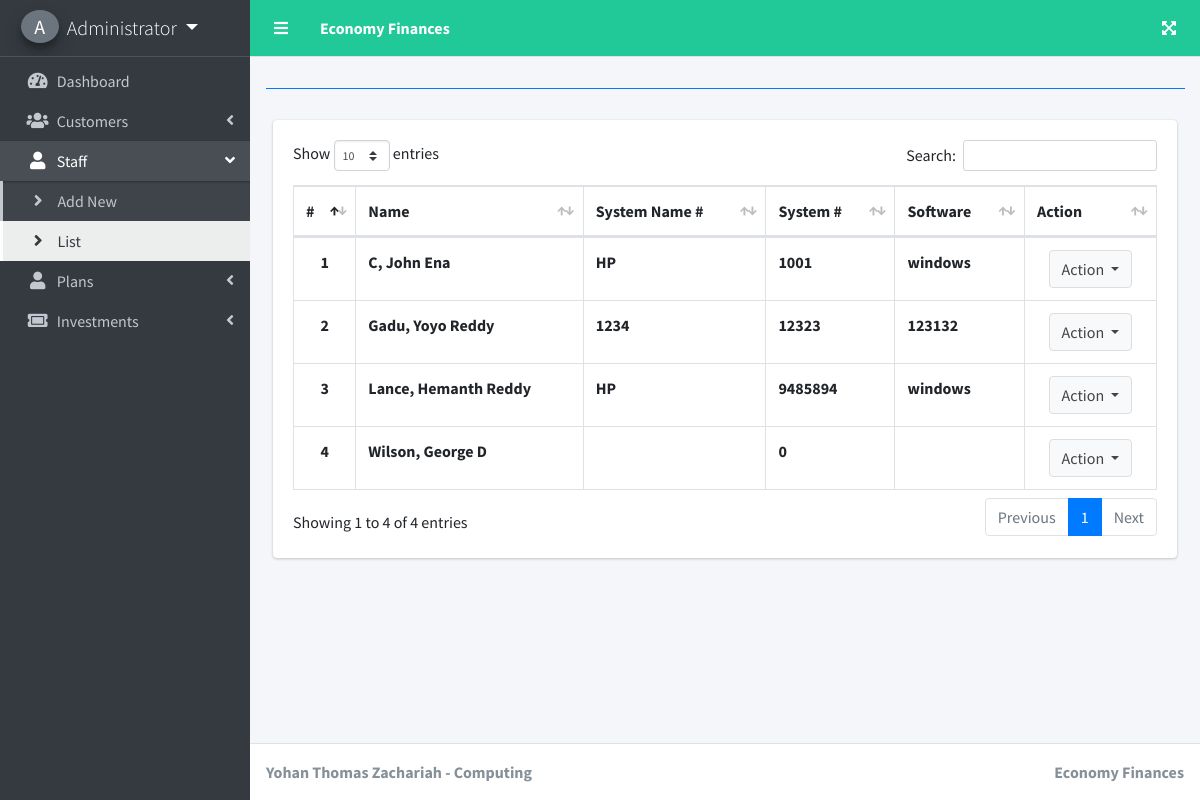
The page /index.php?page=staff_list (signed in) on the database its author committed.
### tables this page shows
CREATE TABLE `staff` (
  `id` int(30) NOT NULL,
  `department_id` int(30) NOT NULL,
  `firstname` varchar(200) NOT NULL,
  `lastname` varchar(200) NOT NULL,
  `middlename` varchar(200) NOT NULL,
  `contact` varchar(100) NOT NULL,
  `address` text NOT NULL,
  `email` varchar(200) NOT NULL,
  `password` text NOT NULL,
  `date_created` datetime NOT NULL DEFAULT current_timestamp(),
  `system_no` int(20) NOT NULL,
  `system_name` varchar(20) NOT NULL,
  `software` varchar(20) NOT NULL,
  `license` int(20) NOT NULL
);

### staff_list.php (the view, shortened to what this page needs)
<?php include'db_connect.php' ?>
<div class="col-lg-12">
	<div class="card">
		<div class="card-body">
			<table class="table tabe-hover table-bordered" id="list">
				<thead>
					<tr>
						<th>#</th>
						<th>Name</th>
						<th>System Name #</th>
						<th>System #</th>
						<th>Software</th>
						<th>Action</th>
					</tr>
				</thead>
				<tbody>
					<?php
					$i = 1;
					$qry = $conn->query("SELECT *,concat(lastname,', ',firstname,' ',middlename) as name FROM staff order by concat(lastname,', ',firstname,' ',middlename) asc");
					while($row= $qry->fetch_assoc()):
					?>
					<tr>
						<th class="text-center"><?php echo $i++ ?></th>
						<td><b><?php echo ucwords($row['name']) ?></b></td>
						<td><b><?php echo $row['system_name'] ?></b></td>
						<td><b><?php echo $row['system_no'] ?></b></td>
						<td><b><?php echo $row['software'] ?></b></td>
						<td class="text-center">
							<button type="button" class="btn btn-default dropdown-toggle" data-toggle="dropdown" aria-expanded="true">
		                      Action
		                    </button>
						</td>
					</tr>
				<?php endwhile; ?>
				</tbody>
			</table>
		</div>
	</div>
</div>

### rows shown on the page
staff: name "C, John Ena", system_name "HP", system_no "1001", software "windows"
staff: name "Gadu, Yoyo Reddy", system_name "1234", system_no "12323", software "123132"
staff: name "Lance, Hemanth Reddy", system_name "HP", system_no "9485894", software "windows"
staff: name "Wilson, George D", system_no "0"

### other values the page prints
$_SESSION['login_firstname'].' '.$_SESSION['login_lastname'] "Administrator"
